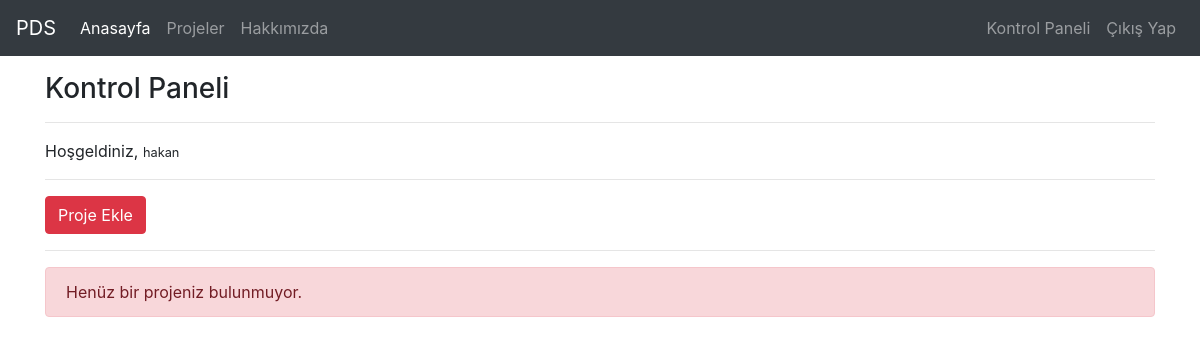
Before: /projects/dashboard/ (signed in) with the older database file.
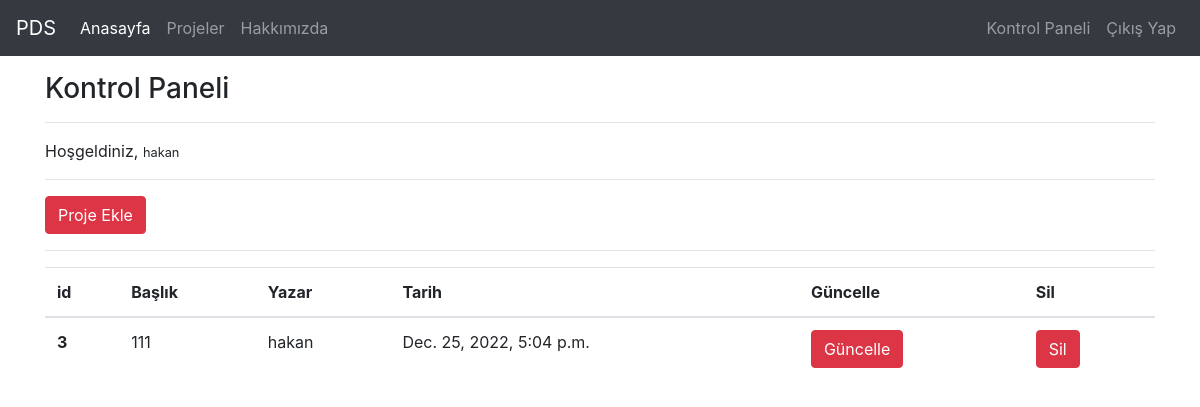
After: the same page with the newer database file.
### project/models.py (models this page shows, shortened)
class Projeler(models.Model):
    STATUS = (
        ('True', 'Evet'),
        ('False', 'Hayır'),
    )
    author = models.ForeignKey("auth.User", on_delete=models.CASCADE)
    title = models.CharField(max_length=50)
    keywords = models.CharField(blank=True, max_length=50)
    description = models.CharField(max_length=300, blank=True)
    image = models.ImageField(blank=True, upload_to='images/')
    detail = models.TextField()
    videolink = models.CharField(max_length=50, blank=True)
    status = models.CharField(choices=STATUS, max_length=10)
    created_at = models.DateTimeField(auto_now_add=True)
    updated_at = models.DateTimeField(auto_now=True)

### project/views.py (the view)
# urls.py: path('dashboard/', views.dashboard, name = "dashboard"),
def dashboard(request):
    projects = Projeler.objects.filter(author = request.user)
    context = {
        "projects":projects
    }
    return render(request, "dashboard.html", context)

### templates/dashboard.html
{% extends "layout.html" %}
{% block body %}
<br>
<h3>Kontrol Paneli</h3>
<hr>
<p>Hoşgeldiniz, <small>{{request.user.username}}</small></p>
<hr>
<a class = "btn btn-danger" href="/projects/addproject">Proje Ekle</a>
<hr>
{% if projects %}
    <table class="table">
        <thead>
        <tr>
            <th scope="col">id</th>
            <th scope="col">Başlık</th>
            <th scope="col">Yazar</th>
            <th scope="col">Tarih</th>
            <th scope="col">Güncelle</th>
            <th scope="col">Sil</th>
        </tr>
        </thead>
        <tbody>
            {% for project in projects %}
            <tr>
                <th scope="row">{{project.id}}</th>
                <td>{{project.title}}</td>
                <td>{{project.author.username}}</td>
                <td>{{project.created_at}}</td>
                <td><a href="/projects/update/{{project.id}}" class="btn btn-danger">Güncelle</a></td>
                <td><a href="/projects/delete/{{project.id}}" class="btn btn-danger">Sil</a></td>
            </tr>
            {% endfor %}
        </tbody>
    </table>
{% else %}
    <div class="alert alert-danger">Henüz bir projeniz bulunmuyor.</div>
{% endif %}
{% endblock body %}

### templates/layout.html (shortened to what this page needs)
<!DOCTYPE html>
<html lang="en">
<head>
    <link rel="stylesheet" href="https://cdn.jsdelivr.net/npm/bootstrap@4.0.0/dist/css/bootstrap.min.css">
</head>
<body>
    {% include "includes/navbar.html" %}
    <br>
    <br>
    <div class="container">
        {% block body %}
        {% endblock body %}
    </div>
</body>
</html>

### templates/includes/navbar.html (shortened to what this page needs)
<nav class="navbar navbar-expand-md navbar-dark fixed-top bg-dark">
    <a class="navbar-brand" href="/">PDS</a>
    <div class="collapse navbar-collapse" id="navbarCollapse">
      <ul class="navbar-nav mr-auto">
        <li class="nav-item active">
          <a class="nav-link" href="/">Anasayfa<span class="sr-only">(current)</span></a>
        </li>
        <li class="nav-item">
          <a class="nav-link" href="/projects/">Projeler</a>
        </li>
        <li class="nav-item">
          <a class="nav-link" href="/about">Hakkımızda</a>
        </li>
      </ul>
      <ul class="navbar-nav ml-auto">
        {% if request.user.is_authenticated %}
          <li class="nav-item">
            <a class="nav-link" href="/projects/dashboard">Kontrol Paneli</a>
          </li>
          <li class="nav-item">
            <a class="nav-link" href="/user/logout">Çıkış Yap</a>
          </li>
        {% else %}
          <li class="nav-item">
            <a class="nav-link" href="/user/register">Kayıt Ol</a>
          </li>
          <li class="nav-item">
            <a class="nav-link" href="/user/login">Giriş Yap</a>
        {% endif %}
      </ul>
    </div>
  </nav>

Changed rows visible on the page:
added Projeler: id "3", title "111", author.username "hakan", created_at "Dec. 25, 2022, 5:04 p.m."
Other visible differences:
text no longer shown: "Henüz bir projeniz bulunmuyor."
text now shown: "id Başlık Yazar Tarih Güncelle Sil"
